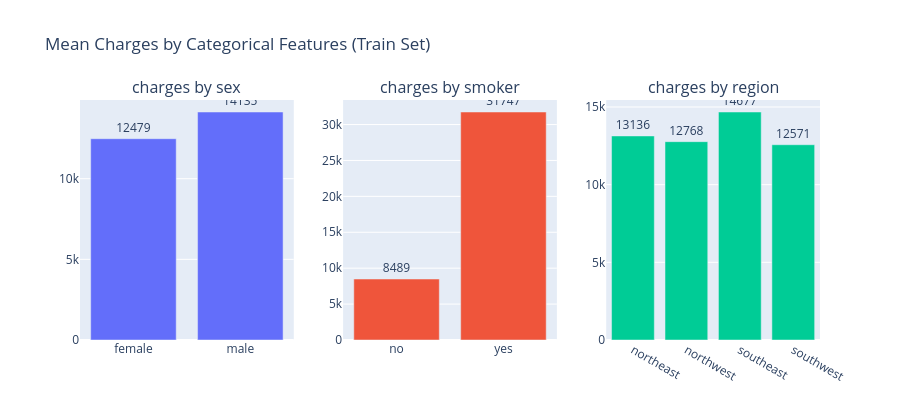

The notebook cell saved with this chart:
### Code cell
# Mean charges per category — does the category affect cost?
cat_cols = ['sex', 'smoker', 'region']

fig = make_subplots(rows=1, cols=3,
                    subplot_titles=[f'charges by {c}' for c in cat_cols])

for i, col in enumerate(cat_cols, 1):
    grp = df_train.groupby(col)['charges'].mean().reset_index()
    fig.add_trace(
        go.Bar(x=grp[col], y=grp['charges'].round(0),
               name=col, showlegend=False,
               text=grp['charges'].round(0), textposition='outside'),
        row=1, col=i
    )

fig.update_layout(title='Mean Charges by Categorical Features (Train Set)', height=420)
fig.show()

### Figure 1 — Plotly figure (JSON) as saved in the notebook; plotly's stock layout.template omitted (floating-point values rounded to 4 significant figures)
{"data": [{"name": "sex", "showlegend": false, "text": [12480.0, 14140.0], "textposition": "outside", "type": "bar", "x": ["female", "male"], "xaxis": "x", "y": [12480.0, 14140.0], "yaxis": "y"}, {"name": "smoker", "showlegend": false, "text": [8489.0, 31750.0], "textposition": "outside", "type": "bar", "x": ["no", "yes"], "xaxis": "x2", "y": [8489.0, 31750.0], "yaxis": "y2"}, {"name": "region", "showlegend": false, "text": [13140.0, 12770.0, 14680.0, 12570.0], "textposition": "outside", "type": "bar", "x": ["northeast", "northwest", "southeast", "southwest"], "xaxis": "x3", "y": [13140.0, 12770.0, 14680.0, 12570.0], "yaxis": "y3"}], "layout": {"annotations": [{"font": {"size": 16}, "showarrow": false, "text": "charges by sex", "x": 0.1444, "xanchor": "center", "xref": "paper", "y": 1, "yanchor": "bottom", "yref": "paper"}, {"font": {"size": 16}, "showarrow": false, "text": "charges by smoker", "x": 0.5, "xanchor": "center", "xref": "paper", "y": 1, "yanchor": "bottom", "yref": "paper"}, {"font": {"size": 16}, "showarrow": false, "text": "charges by region", "x": 0.8556, "xanchor": "center", "xref": "paper", "y": 1, "yanchor": "bottom", "yref": "paper"}], "height": 420, "title": {"text": "Mean Charges by Categorical Features (Train Set)"}, "xaxis": {"anchor": "y", "domain": [0, 0.2889]}, "xaxis2": {"anchor": "y2", "domain": [0.3556, 0.6444]}, "xaxis3": {"anchor": "y3", "domain": [0.7111, 1]}, "yaxis": {"anchor": "x", "domain": [0, 1]}, "yaxis2": {"anchor": "x2", "domain": [0, 1]}, "yaxis3": {"anchor": "x3", "domain": [0, 1]}}}
